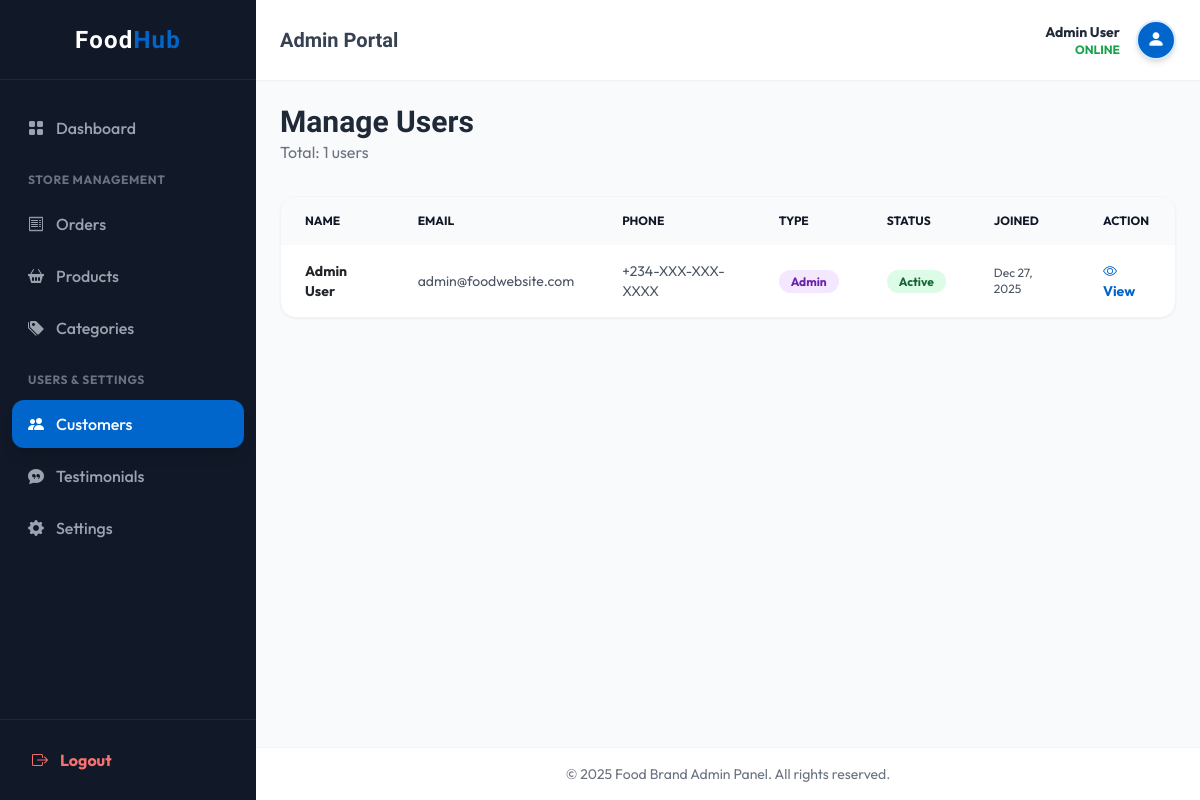
The page /admin/manage-users.php (signed in) on the database its author committed.
### tables this page shows
CREATE TABLE users (
    user_id INT PRIMARY KEY AUTO_INCREMENT,
    full_name VARCHAR(100) NOT NULL,
    email VARCHAR(100) UNIQUE NOT NULL,
    phone VARCHAR(20),
    password VARCHAR(255) NOT NULL,
    address TEXT,
    city VARCHAR(50),
    state VARCHAR(50),
    user_type ENUM('customer', 'admin') DEFAULT 'customer',
    status ENUM('active', 'inactive', 'suspended') DEFAULT 'active',
    last_login TIMESTAMP NULL,
    created_at TIMESTAMP DEFAULT CURRENT_TIMESTAMP,
    updated_at TIMESTAMP DEFAULT CURRENT_TIMESTAMP ON UPDATE CURRENT_TIMESTAMP,
    INDEX idx_email (email),
    INDEX idx_user_type (user_type),
    INDEX idx_status (status)
);

### admin/manage-users.php (the view, shortened to what this page needs)
<?php
require_once 'includes/admin-header.php';
require_once 'includes/admin-functions.php';
$page = isset($_GET['page']) ? max(1, (int)$_GET['page']) : 1;
$per_page = 20;
$offset = ($page - 1) * $per_page;
$total_result = $conn->query("SELECT COUNT(user_id) as total FROM users");
$total_row = $total_result->fetch_assoc();
$total_users = $total_row['total'];
$sql = "SELECT * FROM users ORDER BY created_at DESC LIMIT $offset, $per_page";
$users = $conn->query($sql)->fetch_all(MYSQLI_ASSOC);
?>
<div class="mb-8">
    <h1 class="font-heading text-3xl font-bold text-gray-800">Manage Users</h1>
    <p class="text-gray-500">Total: <?php echo $total_users; ?> users</p>
</div>
<div class="bg-white rounded-2xl shadow-sm border border-gray-100 overflow-hidden">
    <div class="overflow-x-auto">
        <table class="w-full text-left text-sm text-gray-600">
            <thead class="bg-gray-50 text-gray-900 font-bold uppercase text-xs">
                <tr>
                    <th class="px-6 py-4">Name</th>
                    <th class="px-6 py-4">Email</th>
                    <th class="px-6 py-4">Phone</th>
                    <th class="px-6 py-4">Type</th>
                    <th class="px-6 py-4">Status</th>
                    <th class="px-6 py-4">Joined</th>
                    <th class="px-6 py-4">Action</th>
                </tr>
            </thead>
            <tbody class="divide-y divide-gray-100">
                <?php if (!empty($users)): ?>
                    <?php foreach ($users as $user): ?>
                    <tr class="hover:bg-gray-50 transition-colors">
                        <td class="px-6 py-4 font-bold text-dark"><?php echo htmlspecialchars($user['full_name']); ?></td>
                        <td class="px-6 py-4"><?php echo htmlspecialchars($user['email']); ?></td>
                        <td class="px-6 py-4"><?php echo htmlspecialchars($user['phone'] ?? 'N/A'); ?></td>
                        <td class="px-6 py-4">
                            <span class="px-3 py-1 rounded-full text-xs font-bold <?php echo $user['user_type'] == 'admin' ? 'bg-purple-100 text-purple-800' : 'bg-blue-100 text-blue-800'; ?>">
                                <?php echo ucfirst($user['user_type']); ?>
                            </span>
                        </td>
                        <td class="px-6 py-4">
                            <span class="px-3 py-1 rounded-full text-xs font-bold
                                <?php
                                if ($user['status'] == 'active') echo 'bg-green-100 text-green-800';
                                elseif ($user['status'] == 'inactive') echo 'bg-gray-100 text-gray-800';
                                else echo 'bg-red-100 text-red-800';
                                ?>
                            ">
                                <?php echo ucfirst($user['status']); ?>
                            </span>
                        </td>
                        <td class="px-6 py-4 text-xs"><?php echo date('M d, Y', strtotime($user['created_at'])); ?></td>
                        <td class="px-6 py-4">
                            <div class="flex gap-2">
                                <a href="view-user.php?id=<?php echo $user['user_id']; ?>" class="text-primary hover:text-blue-700 font-bold text-sm" title="View Details">
                                    <i class="bi bi-eye"></i> View
                                </a>
                            </div>
                        </td>
                    </tr>
                    <?php endforeach; ?>
                <?php endif; ?>
            </tbody>
        </table>
    </div>
</div>
<?php require_once 'includes/admin-footer.php'; ?>

### admin/includes/admin-header.php (style rules this page uses)
body { font-family: 'Outfit', sans-serif; background-color: #F3F4F6; }

### rows shown on the page
users: full_name "Admin User", email "admin@foodwebsite.com", phone "+234-XXX-XXX-XXXX", user_type "Admin", status "Active", created_at "Dec 27, 2025"

### other values the page prints
$total_users "1"
SITE_NAME "Food Brand"
